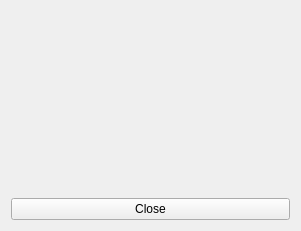
<?xml version="1.0" encoding="UTF-8"?>
<ui version="4.0">
 <class>jPubsubInfoClass</class>
 <widget class="QWidget" name="pubsubInfoDialogClass">
  <property name="geometry">
   <rect>
    <x>0</x>
    <y>0</y>
    <width>301</width>
    <height>231</height>
   </rect>
  </property>
  <property name="windowTitle">
   <string>Pubsub info</string>
  </property>
  <layout class="QVBoxLayout" name="verticalLayout">
   <item>
    <widget class="QLabel" name="info">
     <property name="text">
      <string/>
     </property>
     <property name="textInteractionFlags">
      <set>Qt::LinksAccessibleByMouse|Qt::TextSelectableByKeyboard|Qt::TextSelectableByMouse</set>
     </property>
    </widget>
   </item>
   <item>
    <widget class="QPushButton" name="closelButton">
     <property name="text">
      <string>Close</string>
     </property>
    </widget>
   </item>
  </layout>
 </widget>
 <resources/>
 <connections>
  <connection>
   <sender>closelButton</sender>
   <signal>clicked()</signal>
   <receiver>pubsubInfoDialogClass</receiver>
   <slot>close()</slot>
   <hints>
    <hint type="sourcelabel">
     <x>146</x>
     <y>180</y>
    </hint>
    <hint type="destinationlabel">
     <x>146</x>
     <y>99</y>
    </hint>
   </hints>
  </connection>
 </connections>
</ui>
